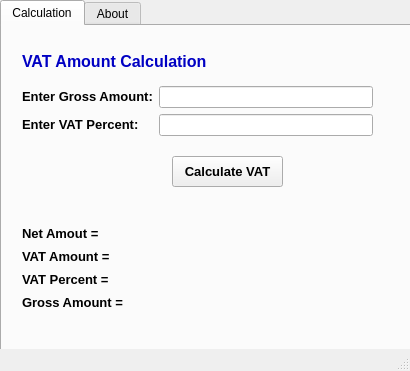
<?xml version="1.0" encoding="UTF-8"?>
<ui version="4.0">
 <class>MainWindow</class>
 <widget class="QMainWindow" name="MainWindow">
  <property name="geometry">
   <rect>
    <x>0</x>
    <y>0</y>
    <width>410</width>
    <height>371</height>
   </rect>
  </property>
  <property name="windowTitle">
   <string>VAT Calculation</string>
  </property>
  <property name="windowIcon">
   <iconset>
    <normaloff>srb.png</normaloff>srb.png</iconset>
  </property>
  <widget class="QWidget" name="centralwidget">
   <widget class="QTabWidget" name="tabWidget">
    <property name="geometry">
     <rect>
      <x>0</x>
      <y>0</y>
      <width>411</width>
      <height>351</height>
     </rect>
    </property>
    <property name="autoFillBackground">
     <bool>false</bool>
    </property>
    <property name="currentIndex">
     <number>0</number>
    </property>
    <widget class="QWidget" name="tab">
     <attribute name="title">
      <string>Calculation</string>
     </attribute>
     <widget class="QPushButton" name="pushButton">
      <property name="geometry">
       <rect>
        <x>170</x>
        <y>130</y>
        <width>111</width>
        <height>31</height>
       </rect>
      </property>
      <property name="font">
       <font>
        <pointsize>10</pointsize>
        <weight>75</weight>
        <bold>true</bold>
       </font>
      </property>
      <property name="text">
       <string>Calculate VAT</string>
      </property>
     </widget>
     <widget class="QLabel" name="label">
      <property name="geometry">
       <rect>
        <x>20</x>
        <y>20</y>
        <width>211</width>
        <height>31</height>
       </rect>
      </property>
      <property name="text">
       <string>&lt;html&gt;&lt;head/&gt;&lt;body&gt;&lt;p&gt;&lt;span style=&quot; font-size:12pt; font-weight:600; color:#0000c3;&quot;&gt;VAT Amount Calculation&lt;/span&gt;&lt;/p&gt;&lt;/body&gt;&lt;/html&gt;</string>
      </property>
     </widget>
     <widget class="QWidget" name="formLayoutWidget">
      <property name="geometry">
       <rect>
        <x>20</x>
        <y>60</y>
        <width>351</width>
        <height>51</height>
       </rect>
      </property>
      <layout class="QFormLayout" name="formLayout">
       <item row="0" column="1">
        <widget class="QLineEdit" name="lineEdit"/>
       </item>
       <item row="1" column="0">
        <widget class="QLabel" name="label_3">
         <property name="text">
          <string>&lt;html&gt;&lt;head/&gt;&lt;body&gt;&lt;p&gt;&lt;span style=&quot; font-size:10pt; font-weight:600;&quot;&gt;Enter VAT Percent:&lt;/span&gt;&lt;/p&gt;&lt;/body&gt;&lt;/html&gt;</string>
         </property>
        </widget>
       </item>
       <item row="1" column="1">
        <widget class="QLineEdit" name="lineEdit_2"/>
       </item>
       <item row="0" column="0">
        <widget class="QLabel" name="label_1">
         <property name="text">
          <string>&lt;html&gt;&lt;head/&gt;&lt;body&gt;&lt;p&gt;&lt;span style=&quot; font-size:10pt; font-weight:600;&quot;&gt;Enter Gross Amount:&lt;/span&gt;&lt;/p&gt;&lt;/body&gt;&lt;/html&gt;</string>
         </property>
        </widget>
       </item>
      </layout>
     </widget>
     <widget class="QWidget" name="formLayoutWidget_2">
      <property name="geometry">
       <rect>
        <x>20</x>
        <y>200</y>
        <width>351</width>
        <height>91</height>
       </rect>
      </property>
      <layout class="QFormLayout" name="formLayout_2">
       <property name="verticalSpacing">
        <number>8</number>
       </property>
       <item row="0" column="0">
        <widget class="QLabel" name="label_4">
         <property name="text">
          <string>&lt;html&gt;&lt;head/&gt;&lt;body&gt;&lt;p&gt;&lt;span style=&quot; font-size:10pt; font-weight:600;&quot;&gt;Net Amout =&lt;/span&gt;&lt;/p&gt;&lt;/body&gt;&lt;/html&gt;</string>
         </property>
        </widget>
       </item>
       <item row="0" column="1">
        <widget class="QLabel" name="net_result">
         <property name="text">
          <string/>
         </property>
        </widget>
       </item>
       <item row="1" column="0">
        <widget class="QLabel" name="label_5">
         <property name="text">
          <string>&lt;html&gt;&lt;head/&gt;&lt;body&gt;&lt;p&gt;&lt;span style=&quot; font-size:10pt; font-weight:600;&quot;&gt;VAT Amount =&lt;/span&gt;&lt;/p&gt;&lt;/body&gt;&lt;/html&gt;</string>
         </property>
        </widget>
       </item>
       <item row="1" column="1">
        <widget class="QLabel" name="vat_result">
         <property name="text">
          <string/>
         </property>
        </widget>
       </item>
       <item row="2" column="0">
        <widget class="QLabel" name="label_6">
         <property name="text">
          <string>&lt;html&gt;&lt;head/&gt;&lt;body&gt;&lt;p&gt;&lt;span style=&quot; font-size:10pt; font-weight:600;&quot;&gt;VAT Percent =&lt;/span&gt;&lt;/p&gt;&lt;/body&gt;&lt;/html&gt;</string>
         </property>
        </widget>
       </item>
       <item row="2" column="1">
        <widget class="QLabel" name="vat_presult">
         <property name="text">
          <string/>
         </property>
        </widget>
       </item>
       <item row="3" column="0">
        <widget class="QLabel" name="label_7">
         <property name="text">
          <string>&lt;html&gt;&lt;head/&gt;&lt;body&gt;&lt;p&gt;&lt;span style=&quot; font-size:10pt; font-weight:600;&quot;&gt;Gross Amount =&lt;/span&gt;&lt;/p&gt;&lt;/body&gt;&lt;/html&gt;</string>
         </property>
        </widget>
       </item>
       <item row="3" column="1">
        <widget class="QLabel" name="gross_result">
         <property name="text">
          <string/>
         </property>
        </widget>
       </item>
      </layout>
     </widget>
    </widget>
    <widget class="QWidget" name="tab_2">
     <attribute name="title">
      <string>About</string>
     </attribute>
     <widget class="QLabel" name="label_2">
      <property name="geometry">
       <rect>
        <x>20</x>
        <y>20</y>
        <width>321</width>
        <height>241</height>
       </rect>
      </property>
      <property name="text">
       <string>&lt;html&gt;&lt;head/&gt;&lt;body&gt;&lt;p&gt;&lt;span style=&quot; font-size:12pt; font-weight:600; text-decoration: underline; color:#0000ff;&quot;&gt;Design By:&lt;/span&gt;&lt;/p&gt;&lt;p&gt;&lt;span style=&quot; font-size:10pt; font-weight:600; color:#ff5500;&quot;&gt;Md. Shahedur Rahman&lt;/span&gt;&lt;/p&gt;&lt;p&gt;&lt;span style=&quot; font-size:10pt; font-weight:600; color:#ff5500;&quot;&gt;Sr. Maintenance Engineer&lt;/span&gt;&lt;/p&gt;&lt;p&gt;&lt;span style=&quot; font-size:10pt; font-weight:600; color:#ff5500;&quot;&gt;Engineering &amp;amp; Maintenance Department&lt;/span&gt;&lt;/p&gt;&lt;p&gt;&lt;span style=&quot; font-size:10pt; font-weight:600; color:#ff5500;&quot;&gt;Lube Oil Blending Plant&lt;/span&gt;&lt;/p&gt;&lt;p&gt;&lt;span style=&quot; font-size:10pt; font-weight:600; color:#ff5500;&quot;&gt;MJL Bangladesh Ltd.&lt;/span&gt;&lt;/p&gt;&lt;p&gt;&lt;span style=&quot; font-size:10pt; font-weight:600; color:#ff5500;&quot;&gt;Email: shahedur.rahman@mobilbd.com&lt;/span&gt;&lt;/p&gt;&lt;p&gt;&lt;span style=&quot; font-size:10pt; font-weight:600; color:#ff5500;&quot;&gt;Phone: 01709632745&lt;/span&gt;&lt;/p&gt;&lt;/body&gt;&lt;/html&gt;</string>
      </property>
     </widget>
    </widget>
   </widget>
  </widget>
  <widget class="QStatusBar" name="statusbar"/>
 </widget>
 <resources/>
 <connections/>
</ui>
